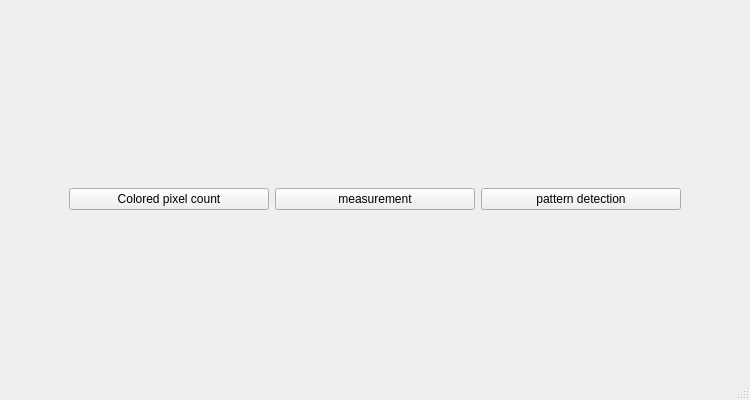
<?xml version="1.0" encoding="UTF-8"?>
<ui version="4.0">
 <class>ToolSettingsWindow</class>
 <widget class="QMainWindow" name="ToolSettingsWindow">
  <property name="windowModality">
   <enum>Qt::ApplicationModal</enum>
  </property>
  <property name="geometry">
   <rect>
    <x>0</x>
    <y>0</y>
    <width>750</width>
    <height>400</height>
   </rect>
  </property>
  <property name="minimumSize">
   <size>
    <width>750</width>
    <height>400</height>
   </size>
  </property>
  <property name="windowTitle">
   <string>Tool Settings</string>
  </property>
  <property name="unifiedTitleAndToolBarOnMac">
   <bool>false</bool>
  </property>
  <widget class="QWidget" name="centralwidget">
   <layout class="QGridLayout" name="gridLayout">
    <item row="1" column="0">
     <spacer name="horizontalSpacer">
      <property name="orientation">
       <enum>Qt::Horizontal</enum>
      </property>
      <property name="sizeHint" stdset="0">
       <size>
        <width>40</width>
        <height>20</height>
       </size>
      </property>
     </spacer>
    </item>
    <item row="1" column="2">
     <spacer name="horizontalSpacer_2">
      <property name="orientation">
       <enum>Qt::Horizontal</enum>
      </property>
      <property name="sizeHint" stdset="0">
       <size>
        <width>40</width>
        <height>20</height>
       </size>
      </property>
     </spacer>
    </item>
    <item row="0" column="1">
     <spacer name="verticalSpacer">
      <property name="orientation">
       <enum>Qt::Vertical</enum>
      </property>
      <property name="sizeHint" stdset="0">
       <size>
        <width>20</width>
        <height>40</height>
       </size>
      </property>
     </spacer>
    </item>
    <item row="1" column="1">
     <layout class="QHBoxLayout" name="horizontalLayout">
      <item>
       <layout class="QVBoxLayout" name="verticalLayout">
        <item>
         <widget class="QLabel" name="label">
          <property name="text">
           <string/>
          </property>
          <property name="pixmap">
           <pixmap>icons/icon---color-pixel.png</pixmap>
          </property>
          <property name="scaledContents">
           <bool>true</bool>
          </property>
          <property name="alignment">
           <set>Qt::AlignCenter</set>
          </property>
          <property name="wordWrap">
           <bool>false</bool>
          </property>
         </widget>
        </item>
        <item>
         <widget class="QPushButton" name="ColoredPixelButton">
          <property name="minimumSize">
           <size>
            <width>200</width>
            <height>0</height>
           </size>
          </property>
          <property name="text">
           <string>Colored pixel count</string>
          </property>
         </widget>
        </item>
       </layout>
      </item>
      <item>
       <layout class="QVBoxLayout" name="verticalLayout_3">
        <item>
         <widget class="QLabel" name="label_4">
          <property name="text">
           <string/>
          </property>
          <property name="pixmap">
           <pixmap>icons/icon---measurement.png</pixmap>
          </property>
          <property name="scaledContents">
           <bool>true</bool>
          </property>
          <property name="alignment">
           <set>Qt::AlignCenter</set>
          </property>
          <property name="wordWrap">
           <bool>false</bool>
          </property>
         </widget>
        </item>
        <item>
         <widget class="QPushButton" name="measurementButton">
          <property name="minimumSize">
           <size>
            <width>200</width>
            <height>0</height>
           </size>
          </property>
          <property name="text">
           <string>measurement</string>
          </property>
         </widget>
        </item>
       </layout>
      </item>
      <item>
       <layout class="QVBoxLayout" name="verticalLayout_4">
        <item>
         <widget class="QLabel" name="label_5">
          <property name="text">
           <string/>
          </property>
          <property name="pixmap">
           <pixmap>icons/icon---pattern.png</pixmap>
          </property>
          <property name="scaledContents">
           <bool>true</bool>
          </property>
          <property name="alignment">
           <set>Qt::AlignCenter</set>
          </property>
          <property name="wordWrap">
           <bool>false</bool>
          </property>
         </widget>
        </item>
        <item>
         <widget class="QPushButton" name="patternDetectionButton">
          <property name="minimumSize">
           <size>
            <width>200</width>
            <height>0</height>
           </size>
          </property>
          <property name="text">
           <string>pattern detection</string>
          </property>
         </widget>
        </item>
       </layout>
      </item>
     </layout>
    </item>
    <item row="2" column="1">
     <spacer name="verticalSpacer_2">
      <property name="orientation">
       <enum>Qt::Vertical</enum>
      </property>
      <property name="sizeHint" stdset="0">
       <size>
        <width>20</width>
        <height>40</height>
       </size>
      </property>
     </spacer>
    </item>
   </layout>
   <zorder>horizontalSpacer</zorder>
   <zorder>horizontalSpacer_2</zorder>
   <zorder>verticalSpacer</zorder>
   <zorder>verticalSpacer_2</zorder>
  </widget>
  <widget class="QMenuBar" name="menubar">
   <property name="geometry">
    <rect>
     <x>0</x>
     <y>0</y>
     <width>750</width>
     <height>25</height>
    </rect>
   </property>
  </widget>
  <widget class="QStatusBar" name="statusbar"/>
 </widget>
 <tabstops>
  <tabstop>ColoredPixelButton</tabstop>
  <tabstop>measurementButton</tabstop>
  <tabstop>patternDetectionButton</tabstop>
 </tabstops>
 <resources/>
 <connections>
  <connection>
   <sender>ColoredPixelButton</sender>
   <signal>clicked()</signal>
   <receiver>ToolSettingsWindow</receiver>
   <slot>ColorePixelSelected()</slot>
   <hints>
    <hint type="sourcelabel">
     <x>198</x>
     <y>314</y>
    </hint>
    <hint type="destinationlabel">
     <x>199</x>
     <y>348</y>
    </hint>
   </hints>
  </connection>
  <connection>
   <sender>measurementButton</sender>
   <signal>clicked()</signal>
   <receiver>ToolSettingsWindow</receiver>
   <slot>measurementSelected()</slot>
   <hints>
    <hint type="sourcelabel">
     <x>373</x>
     <y>313</y>
    </hint>
    <hint type="destinationlabel">
     <x>392</x>
     <y>355</y>
    </hint>
   </hints>
  </connection>
  <connection>
   <sender>patternDetectionButton</sender>
   <signal>clicked()</signal>
   <receiver>ToolSettingsWindow</receiver>
   <slot>patternDetectionSelected()</slot>
   <hints>
    <hint type="sourcelabel">
     <x>610</x>
     <y>309</y>
    </hint>
    <hint type="destinationlabel">
     <x>626</x>
     <y>343</y>
    </hint>
   </hints>
  </connection>
 </connections>
 <slots>
  <slot>ColorePixelSelected()</slot>
  <slot>measurementSelected()</slot>
  <slot>patternDetectionSelected()</slot>
 </slots>
</ui>
